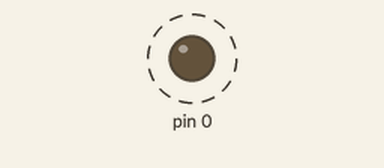
Simulated run of this sketch. Board: Arduino Uno, built with avr-gcc and run on an emulated ATmega328P. On the bench: output pins drawn as LEDs (lit = HIGH). Dashed ring = blinking.

Above: at 1.1 s.
Timing chart, 0 to 4.6 s (numbered marks = the images above):
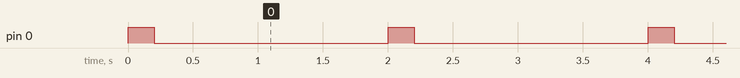

Measured:
- by itself, pin 0: alternates HIGH for 0.20 s and LOW for 1.8 s

The sketch:

firstquestion.ino
```cpp
int LEDbread ;

void setup() {
  // put your setup code here, to run once:
  pinMode(LEDbread,OUTPUT);
}

void loop() {
  // put your main code here, to run repeatedly:
  digitalWrite(LEDbread,HIGH);
  delay(200);
  digitalWrite(LEDbread,LOW);
  delay(1800);
}
```
